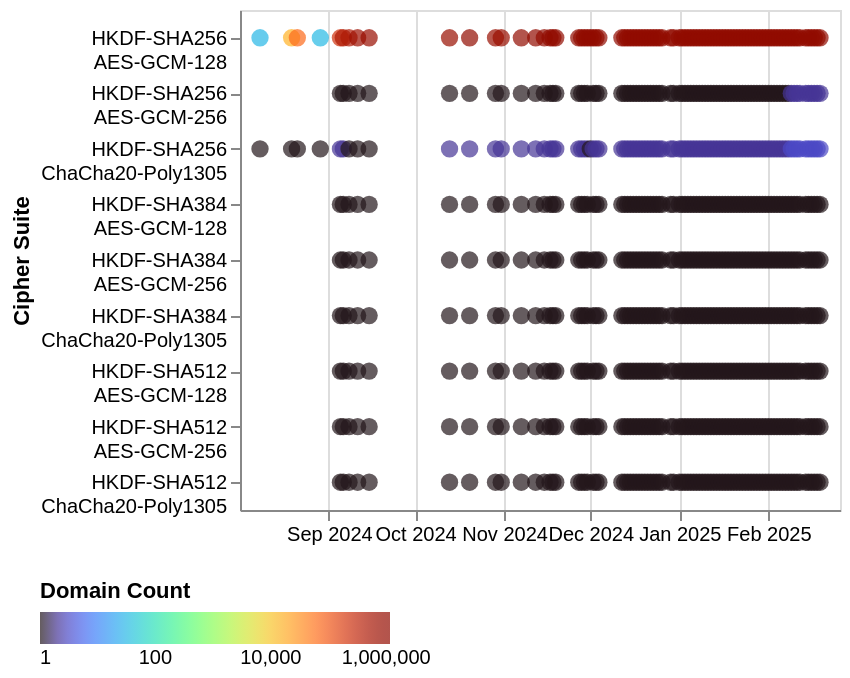

The notebook cell saved with this chart:
### Code cell
base = alt.Chart(df)

# Adjusted Altair chart with swapped axes
comet_chart = (
    base.mark_circle(size=75)
    .encode(
        x=alt.X(
            "test_date:T",  # Move test_date to the Y-axis
            # title="Date",
            title=None,
            scale=alt.Scale(padding=10),
            axis=alt.Axis(format=monthYear),
        ),
        y=alt.Y(
            "cipher_suite:N",  # Move cipher_suite_label to the X-axis
            title="Cipher Suite",
        ),
        color=alt.Color(
            "cipher_suite_count:Q",
            title="Domain Count",
            scale=alt.Scale(type="log", scheme="turbo"),
        ),
    )
    .properties(
        height=250,  # Adjust height for more test_date entries
    )
    .configure_legend(
        orient="none",
        direction="horizontal",
        legendX=-100,
        legendY=285,
        gradientLength=175,
    )
    .configure_axisY(labelExpr="split(datum.label, ' with ')")
)

# Show the updated chart
comet_chart.save("../../plots/hpke_cipher_suite.pdf")
comet_chart.show()

### Figure 1 — Vega-Lite specification as saved in the notebook (floating-point values rounded to 4 significant figures; data arrays with more than 128 entries replaced by an {"elided": "..."} marker saying what was removed)
{"config": {"view": {"continuousWidth": 300, "continuousHeight": 300}, "axisY": {"labelExpr": "split(datum.label, ' with ')"}, "legend": {"direction": "horizontal", "gradientLength": 175, "legendX": -100, "legendY": 285, "orient": "none"}}, "data": {"name": "data-a288c85de40d452d1dae716ef4849c77"}, "mark": {"type": "circle", "size": 75}, "encoding": {"color": {"field": "cipher_suite_count", "scale": {"scheme": "turbo", "type": "log"}, "title": "Domain Count", "type": "quantitative"}, "x": {"axis": {"format": "%b %Y"}, "field": "test_date", "scale": {"padding": 10}, "title": null, "type": "temporal"}, "y": {"field": "cipher_suite", "title": "Cipher Suite", "type": "nominal"}}, "height": 250, "$schema": "https://vega.github.io/schema/vega-lite/v6.4.1.json", "datasets": {"data-a288c85de40d452d1dae716ef4849c77": {"elided": "802 records"}}}
